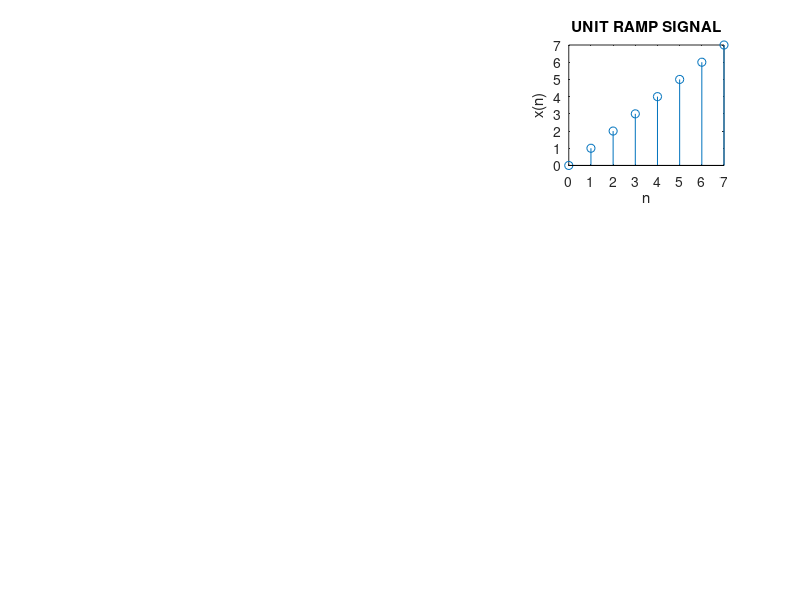

The MATLAB source for this figure:
clc;
clear all;
close all;
%UNIT RAMP SIGNAL%
N=8;
n=0:1:N-1;
x=0:1:N-1;
subplot(3,3,3);
stem(n,x);
xlabel('n');
ylabel('x(n)');
title('UNIT RAMP SIGNAL');
